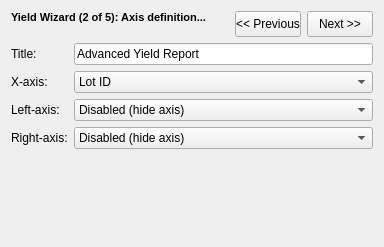
           <widget class="QWidget" name="page2of5">
            <layout class="QVBoxLayout" name="verticalLayout">
             <item>
              <layout class="QHBoxLayout" name="_3">
               <item>
                <widget class="QLabel" name="labelSQL_YieldWizard_Page2">
                 <property name="text">
                  <string>&lt;!DOCTYPE HTML PUBLIC &quot;-//W3C//DTD HTML 4.0//EN&quot; &quot;http://www.w3.org/TR/REC-html40/strict.dtd&quot;&gt;
&lt;html&gt;&lt;head&gt;&lt;meta name=&quot;qrichtext&quot; content=&quot;1&quot; /&gt;&lt;style type=&quot;text/css&quot;&gt;
p, li { white-space: pre-wrap; }
&lt;/style&gt;&lt;/head&gt;&lt;body style=&quot; font-family:'MS Shell Dlg 2'; font-size:8.25pt; font-weight:400; font-style:normal;&quot;&gt;
&lt;p style=&quot; margin-top:0px; margin-bottom:0px; margin-left:0px; margin-right:0px; -qt-block-indent:0; text-indent:0px;&quot;&gt;&lt;span style=&quot; font-weight:600;&quot;&gt;Yield Wizard (2 of 5): Axis definition...&lt;/span&gt;&lt;/p&gt;&lt;/body&gt;&lt;/html&gt;</string>
                 </property>
                 <property name="alignment">
                  <set>Qt::AlignLeading|Qt::AlignLeft|Qt::AlignTop</set>
                 </property>
                 <property name="wordWrap">
                  <bool>false</bool>
                 </property>
                </widget>
               </item>
               <item>
                <spacer name="horizontalSpacer_4">
                 <property name="orientation">
                  <enum>Qt::Horizontal</enum>
                 </property>
                 <property name="sizeType">
                  <enum>QSizePolicy::Expanding</enum>
                 </property>
                 <property name="sizeHint" stdset="0">
                  <size>
                   <width>23</width>
                   <height>9</height>
                  </size>
                 </property>
                </spacer>
               </item>
               <item>
                <widget class="QPushButton" name="buttonSQL_YieldWizard_PreviousPage2">
                 <property name="sizePolicy">
                  <sizepolicy hsizetype="Fixed" vsizetype="Fixed">
                   <horstretch>0</horstretch>
                   <verstretch>0</verstretch>
                  </sizepolicy>
                 </property>
                 <property name="minimumSize">
                  <size>
                   <width>66</width>
                   <height>26</height>
                  </size>
                 </property>
                 <property name="maximumSize">
                  <size>
                   <width>66</width>
                   <height>26</height>
                  </size>
                 </property>
                 <property name="toolTip">
                  <string>Wizard: Previous page</string>
                 </property>
                 <property name="text">
                  <string>&lt;&lt; Previous</string>
                 </property>
                </widget>
               </item>
               <item>
                <widget class="QPushButton" name="buttonSQL_YieldWizard_NextPage2">
                 <property name="sizePolicy">
                  <sizepolicy hsizetype="Fixed" vsizetype="Fixed">
                   <horstretch>0</horstretch>
                   <verstretch>0</verstretch>
                  </sizepolicy>
                 </property>
                 <property name="minimumSize">
                  <size>
                   <width>66</width>
                   <height>26</height>
                  </size>
                 </property>
                 <property name="maximumSize">
                  <size>
                   <width>66</width>
                   <height>26</height>
                  </size>
                 </property>
                 <property name="toolTip">
                  <string>Wizard: Next page</string>
                 </property>
                 <property name="text">
                  <string>Next &gt;&gt;</string>
                 </property>
                </widget>
               </item>
              </layout>
             </item>
             <item>
              <layout class="QGridLayout" name="gridLayout_11">
               <item row="2" column="1">
                <widget class="QComboBox" name="comboSQL_YieldWizard_LeftAxis">
                 <property name="toolTip">
                  <string>Define Left-axis type</string>
                 </property>
                 <item>
                  <property name="text">
                   <string>Disabled (hide axis)</string>
                  </property>
                 </item>
                </widget>
               </item>
               <item row="1" column="1">
                <widget class="QComboBox" name="comboSQL_YieldWizard_Xaxis">
                 <property name="toolTip">
                  <string>Define X-axis classification</string>
                 </property>
                 <item>
                  <property name="text">
                   <string>Lot ID</string>
                  </property>
                 </item>
                </widget>
               </item>
               <item row="3" column="0">
                <widget class="QLabel" name="labelSQL_YieldWizard_RightAxis">
                 <property name="text">
                  <string>Right-axis:</string>
                 </property>
                 <property name="wordWrap">
                  <bool>false</bool>
                 </property>
                </widget>
               </item>
               <item row="2" column="0">
                <widget class="QLabel" name="labelSQL_YieldWizard_LeftAxis">
                 <property name="text">
                  <string>Left-axis:</string>
                 </property>
                 <property name="wordWrap">
                  <bool>false</bool>
                 </property>
                </widget>
               </item>
               <item row="0" column="0">
                <widget class="QLabel" name="labelSQL_YieldWizard_Title">
                 <property name="text">
                  <string>Title:</string>
                 </property>
                 <property name="wordWrap">
                  <bool>false</bool>
                 </property>
                </widget>
               </item>
               <item row="0" column="1">
                <widget class="QLineEdit" name="editSQL_YieldWizard_Title">
                 <property name="text">
                  <string>Advanced Yield Report</string>
                 </property>
                </widget>
               </item>
               <item row="3" column="1">
                <widget class="QComboBox" name="comboSQL_YieldWizard_RightAxis">
                 <property name="toolTip">
                  <string>Define Right-axis type</string>
                 </property>
                 <item>
                  <property name="text">
                   <string>Disabled (hide axis)</string>
                  </property>
                 </item>
                </widget>
               </item>
               <item row="1" column="0">
                <widget class="QLabel" name="labelSQL_YieldWizard_Xaxis">
                 <property name="text">
                  <string>X-axis:</string>
                 </property>
                 <property name="wordWrap">
                  <bool>false</bool>
                 </property>
                </widget>
               </item>
              </layout>
             </item>
             <item>
              <spacer name="spacer16">
               <property name="orientation">
                <enum>Qt::Vertical</enum>
               </property>
               <property name="sizeType">
                <enum>QSizePolicy::Expanding</enum>
               </property>
               <property name="sizeHint" stdset="0">
                <size>
                 <width>93</width>
                 <height>87</height>
                </size>
               </property>
              </spacer>
             </item>
            </layout>
           </widget>
